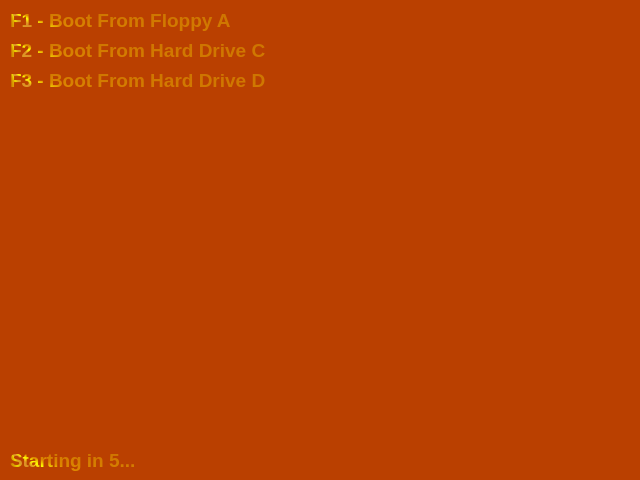
<?xml version="1.0" encoding="UTF-8"?>
<ui version="4.0">
 <class>MainWindow</class>
 <widget class="QMainWindow" name="MainWindow">
  <property name="enabled">
   <bool>true</bool>
  </property>
  <property name="geometry">
   <rect>
    <x>0</x>
    <y>0</y>
    <width>640</width>
    <height>480</height>
   </rect>
  </property>
  <property name="minimumSize">
   <size>
    <width>640</width>
    <height>480</height>
   </size>
  </property>
  <property name="windowTitle">
   <string>DOSBox VM</string>
  </property>
  <property name="windowIcon">
   <iconset>
    <normaloff>res/icon.ico</normaloff>res/icon.ico</iconset>
  </property>
  <property name="windowOpacity">
   <double>1.000000000000000</double>
  </property>
  <property name="styleSheet">
   <string notr="true">background-color: rgba(186, 64, 0, 255);</string>
  </property>
  <widget class="QWidget" name="centralwidget">
   <widget class="QLabel" name="mainImg">
    <property name="enabled">
     <bool>true</bool>
    </property>
    <property name="geometry">
     <rect>
      <x>20</x>
      <y>0</y>
      <width>641</width>
      <height>491</height>
     </rect>
    </property>
    <property name="text">
     <string/>
    </property>
    <property name="pixmap">
     <pixmap>res/logo.png</pixmap>
    </property>
    <property name="alignment">
     <set>Qt::AlignCenter</set>
    </property>
   </widget>
   <widget class="QLabel" name="helpKeys1">
    <property name="geometry">
     <rect>
      <x>10</x>
      <y>10</y>
      <width>300</width>
      <height>21</height>
     </rect>
    </property>
    <property name="font">
     <font>
      <family>Segoe UI</family>
      <pointsize>14</pointsize>
      <weight>75</weight>
      <bold>true</bold>
     </font>
    </property>
    <property name="styleSheet">
     <string notr="true">color: qconicalgradient(cx:0, cy:0, angle:135, stop:0 rgba(255, 255, 0, 69), stop:0.375 rgba(255, 255, 0, 69), stop:0.423533 rgba(251, 255, 0, 145), stop:0.45 rgba(247, 255, 0, 208), stop:0.477581 rgba(255, 244, 71, 130), stop:0.518717 rgba(255, 218, 71, 130), stop:0.55 rgba(255, 255, 0, 255), stop:0.57754 rgba(255, 203, 0, 130), stop:0.625 rgba(255, 255, 0, 69), stop:1 rgba(255, 255, 0, 69));</string>
    </property>
    <property name="text">
     <string>F1 - Boot From Floppy A</string>
    </property>
   </widget>
   <widget class="QLabel" name="helpKeys2">
    <property name="geometry">
     <rect>
      <x>10</x>
      <y>40</y>
      <width>300</width>
      <height>21</height>
     </rect>
    </property>
    <property name="font">
     <font>
      <family>Segoe UI</family>
      <pointsize>14</pointsize>
      <weight>75</weight>
      <bold>true</bold>
     </font>
    </property>
    <property name="styleSheet">
     <string notr="true">color: qconicalgradient(cx:0, cy:0, angle:135, stop:0 rgba(255, 255, 0, 69), stop:0.375 rgba(255, 255, 0, 69), stop:0.423533 rgba(251, 255, 0, 145), stop:0.45 rgba(247, 255, 0, 208), stop:0.477581 rgba(255, 244, 71, 130), stop:0.518717 rgba(255, 218, 71, 130), stop:0.55 rgba(255, 255, 0, 255), stop:0.57754 rgba(255, 203, 0, 130), stop:0.625 rgba(255, 255, 0, 69), stop:1 rgba(255, 255, 0, 69));</string>
    </property>
    <property name="text">
     <string>F2 - Boot From Hard Drive C</string>
    </property>
   </widget>
   <widget class="QLabel" name="helpKeys3">
    <property name="geometry">
     <rect>
      <x>10</x>
      <y>70</y>
      <width>300</width>
      <height>21</height>
     </rect>
    </property>
    <property name="font">
     <font>
      <family>Segoe UI</family>
      <pointsize>14</pointsize>
      <weight>75</weight>
      <bold>true</bold>
     </font>
    </property>
    <property name="styleSheet">
     <string notr="true">color: qconicalgradient(cx:0, cy:0, angle:135, stop:0 rgba(255, 255, 0, 69), stop:0.375 rgba(255, 255, 0, 69), stop:0.423533 rgba(251, 255, 0, 145), stop:0.45 rgba(247, 255, 0, 208), stop:0.477581 rgba(255, 244, 71, 130), stop:0.518717 rgba(255, 218, 71, 130), stop:0.55 rgba(255, 255, 0, 255), stop:0.57754 rgba(255, 203, 0, 130), stop:0.625 rgba(255, 255, 0, 69), stop:1 rgba(255, 255, 0, 69));</string>
    </property>
    <property name="text">
     <string>F3 - Boot From Hard Drive D</string>
    </property>
   </widget>
   <widget class="QLabel" name="startin">
    <property name="geometry">
     <rect>
      <x>10</x>
      <y>450</y>
      <width>521</width>
      <height>21</height>
     </rect>
    </property>
    <property name="font">
     <font>
      <family>Segoe UI</family>
      <pointsize>14</pointsize>
      <weight>75</weight>
      <bold>true</bold>
     </font>
    </property>
    <property name="styleSheet">
     <string notr="true">color: qconicalgradient(cx:0, cy:0, angle:135, stop:0 rgba(255, 255, 0, 69), stop:0.375 rgba(255, 255, 0, 69), stop:0.423533 rgba(251, 255, 0, 145), stop:0.45 rgba(247, 255, 0, 208), stop:0.477581 rgba(255, 244, 71, 130), stop:0.518717 rgba(255, 218, 71, 130), stop:0.55 rgba(255, 255, 0, 255), stop:0.57754 rgba(255, 203, 0, 130), stop:0.625 rgba(255, 255, 0, 69), stop:1 rgba(255, 255, 0, 69));</string>
    </property>
    <property name="text">
     <string>Starting in 5...</string>
    </property>
   </widget>
  </widget>
 </widget>
 <resources/>
 <connections/>
</ui>
